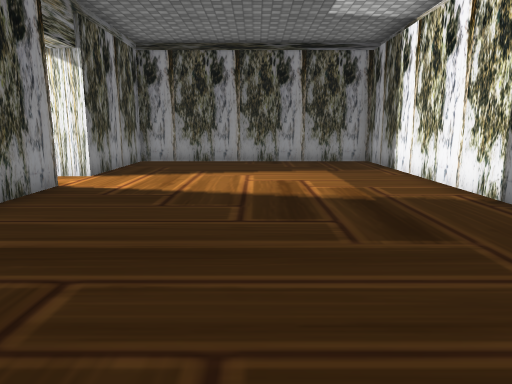
[1] (above)

24 first-person views from a walk through a 3-D level made in the Unity game engine. The camera is 1.3 m above the floor, tilts 10° down and sees 70° across. The floor is counted in squares, 1 m on a side. Each view is taken from the middle of a square. On the plan, view 1 faces up. The plan holds only what a view shows up to about 15 squares ahead; the rest is blank. The place goes on beyond the plan. The player is left out. Door leaves are left out, so doorways stand open. Some surface patterns are stand-ins.

[2]
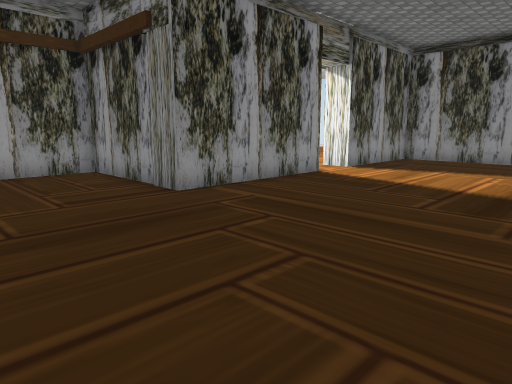

[3]
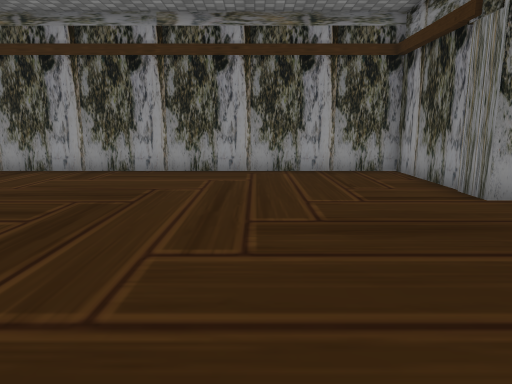

[4]
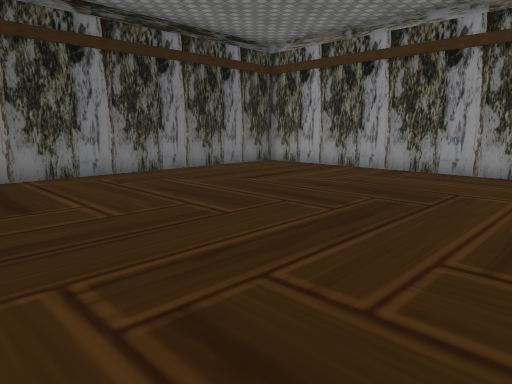

[5]
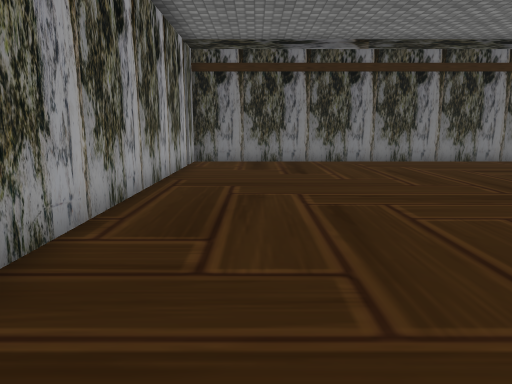

[6]
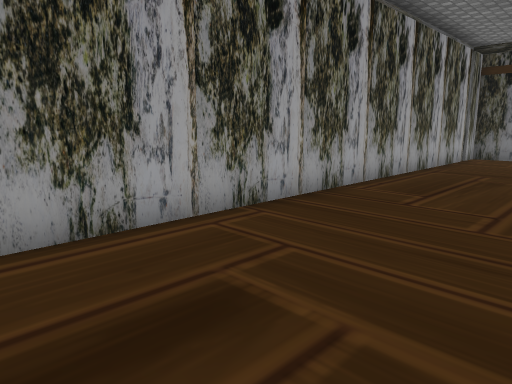

[7]
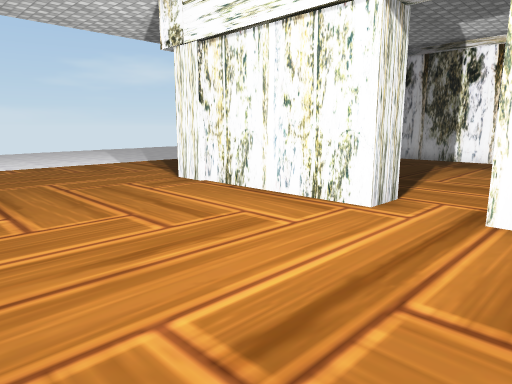

[8]
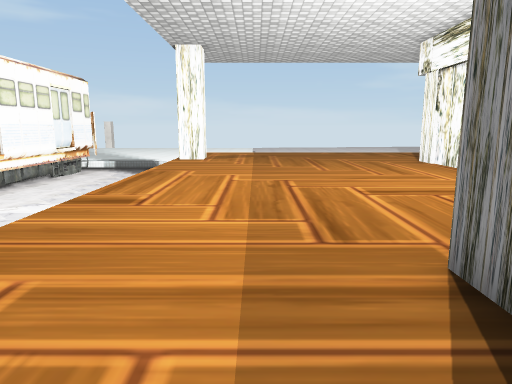

[9]
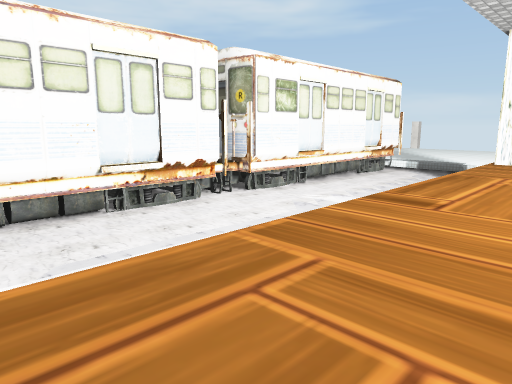

[10]
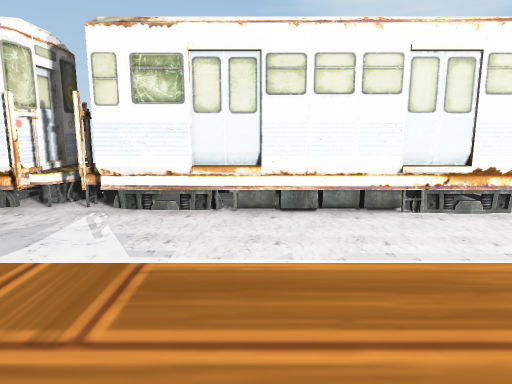

[11]
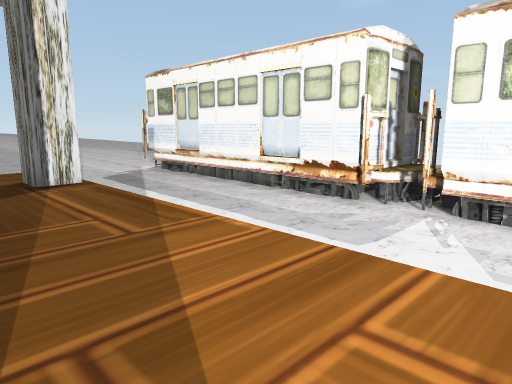

[12]
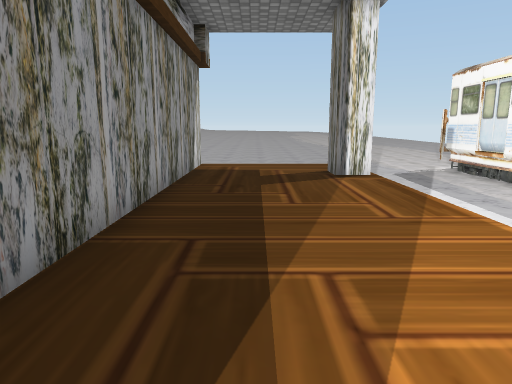

[13]
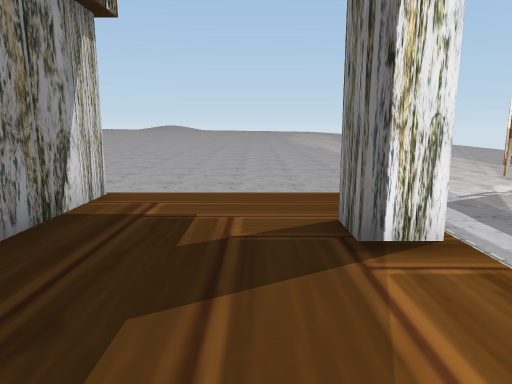

[14]
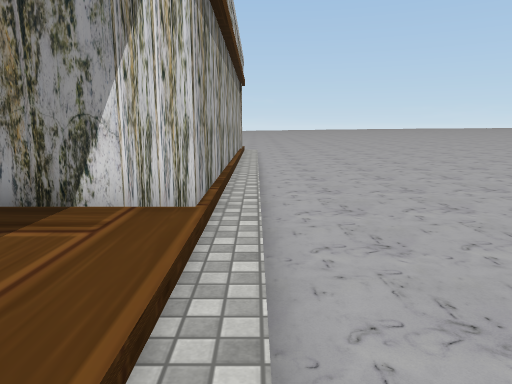

[15]
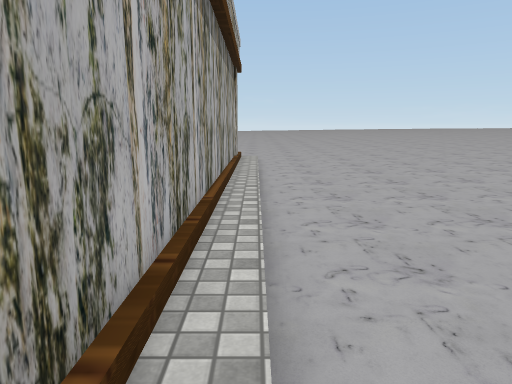

[16]
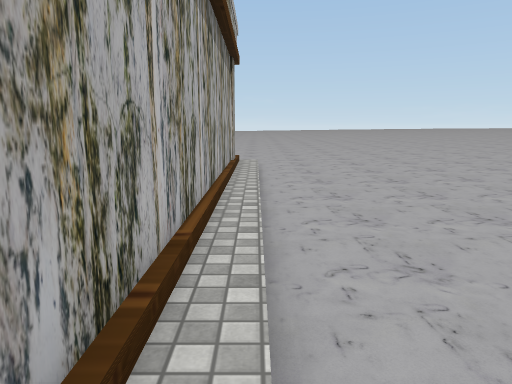

[17]
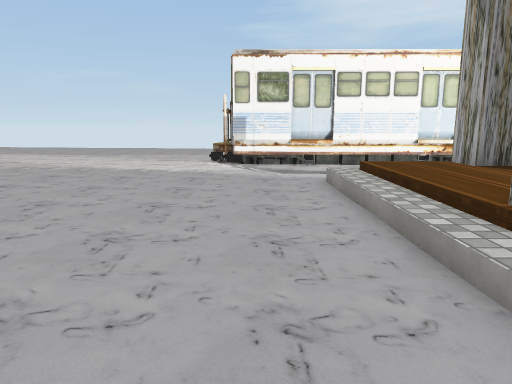

[18]
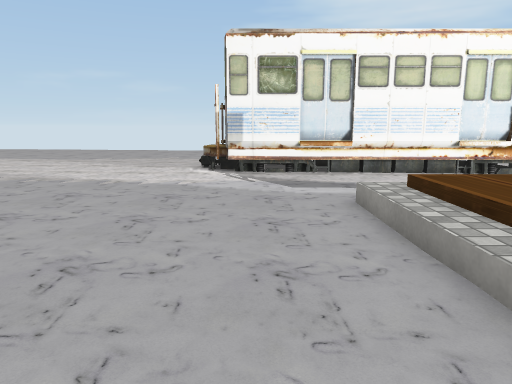

[19]
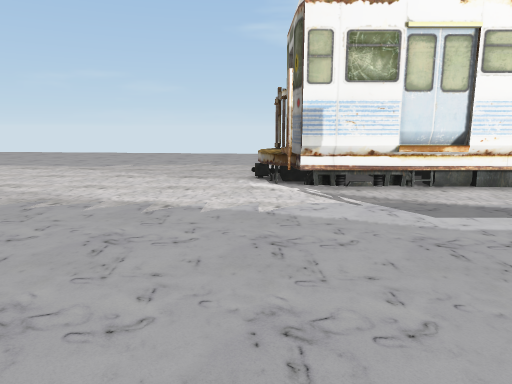

[20]
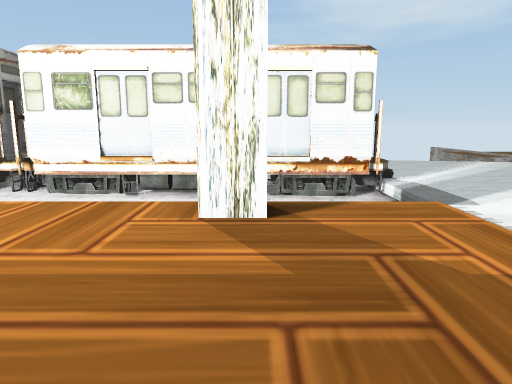

[21]
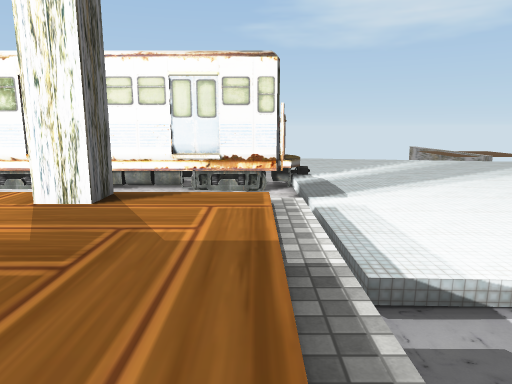

[22]
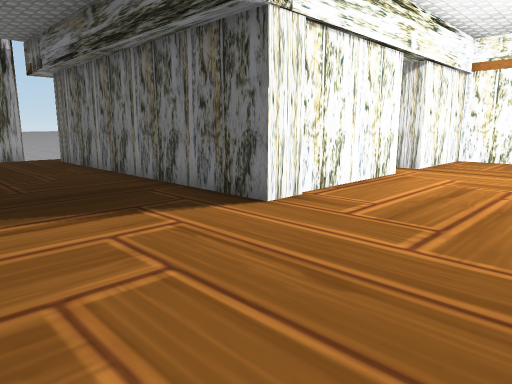

[23]
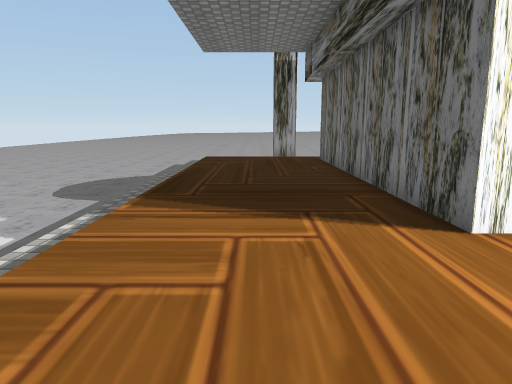

[24]
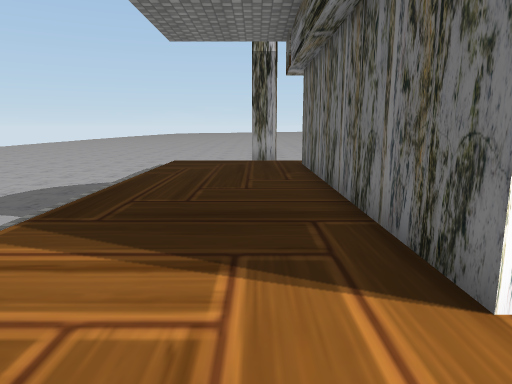

### Floor plan
Key: @ floor where view 1 was taken; # wall or solid block; . main floor; - floor 0.25 m lower than the main floor; _ floor 0.5 m lower than the main floor; < floor 0.75 m lower than the main floor; ( floor 1 m lower than the main floor; / step, stairs or slope; D open door; = window, fence, low wall or low ledge; ^ raised ledge; O other object.
Columns run from 26 left of view 1 to 6 right of it. Each row starts with its distance up from view 1.
 27   <<<<<<<<                  (<<<<
 26   _________                <<<<<<
 25   ___________            (<<<<<<<
 24   ____________          (<<<<<<<<
 23   ____________((      (((<<<<<<<<
 22    ==_________((      ((<<<<<<<
 21     ^O((((=------   -------------
 20      O(   =......................
 19      #(   =......................
 18      O(   =......................
 17      #(   =#.....................
 16      #((( =#.....................
 15      #((( =..........###########.
 14     ^#((( =..........###########
 13      #((( =..........#.........#
 12   O^ O(((  ..........#.........#
 11      #((<  ..........#.........#
 10   O#^O(<<  ..........#.........#
  9    ^^O<<<  ..........D.........#
  8    ##O<<<  ..........D.........#
  7    ^^O<<<  ..........#.........#
  6    ^ O<<<  ....... ..#.........#
  5      #<<<< ......  ..#.........#
  4      #<<<< .....#  ###.........#
  3     ^#<<<< ..... #####.........#
  2     ^#<<<<=...   #.............#
  1      #<<<< .. .  #.............#
  0   O^ O<<<< .. .  #........@....#
 -1      #<<<< ..... #.............#
 -2      O<<<< .....##.............#
 -3     #O<<<< .....##.............#
 -4   ^^^<<<<< .....##.............#
 -5   O##O<<<< .....##.............#
 -6   O  O<<<< .....##.............#
 -7     ##<<<< .....##.............#
 -8     #O<<<< .....##.............#
 -9     ##<<<</##...##.............#
-10      #<<<</##...##.............#
-11      #<<<< .....################
-12     ##<<<_/.....################
-13      O<<__///////////////////////
-14      #<<____________________-----
-15      O<____________________------
-16   O##O_____________________------
-17 <<<^^_____________________-------
-18 <<<<___________________----------
-19 <<<<___________________----------
-20 <<<_________________ _-----------
-21 <<___________         -----------

Positions as (right, up) in squares from view 1, and headings:
1: (0, 0), facing up
2: (2, -1), facing up-left
3: (2, -1), facing left
4: (2, -1), facing down-left
5: (2, 3), facing down
6: (0, 6), facing down-right
7: (-11, 7), facing up-right
8: (-12, 1), facing up
9: (-12, 1), facing up-left
10: (-12, 1), facing left
11: (-12, 0), facing down-left
12: (-12, 1), facing down
13: (-13, -5), facing down
14: (-15, -13), facing right
15: (-10, -13), facing right
16: (-8, -13), facing right
17: (-6, -15), facing left
18: (-9, -15), facing left
19: (-12, -17), facing left
20: (-9, 17), facing left
21: (-8, 20), facing left
22: (-10, 20), facing down-right
23: (-10, 18), facing right
24: (-8, 17), facing right
